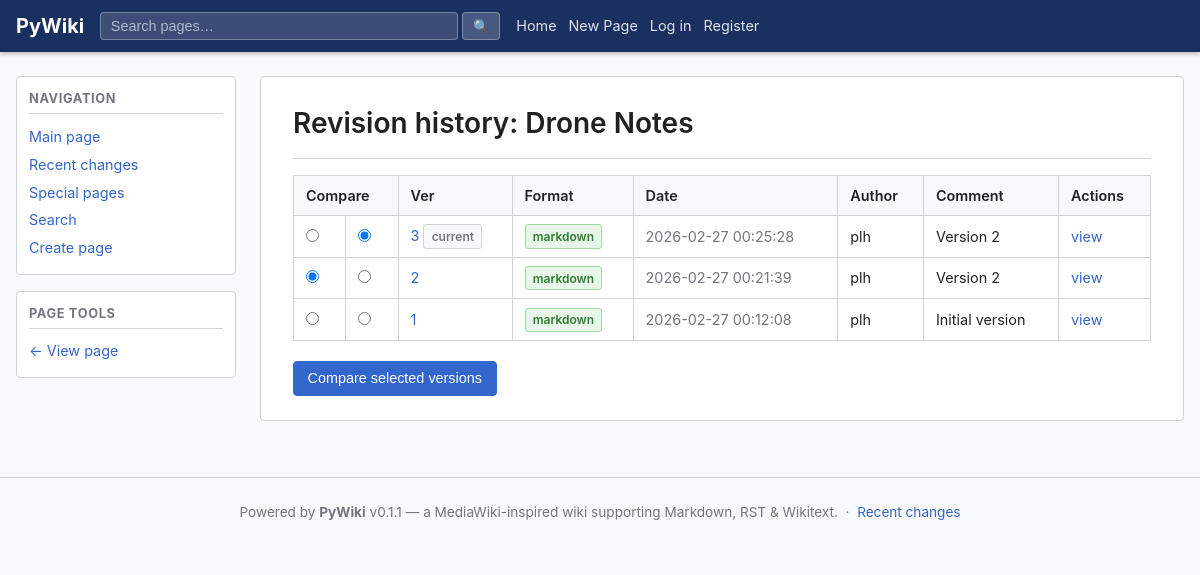
Page /wiki/Main/drone-notes/history on the earlier database version.
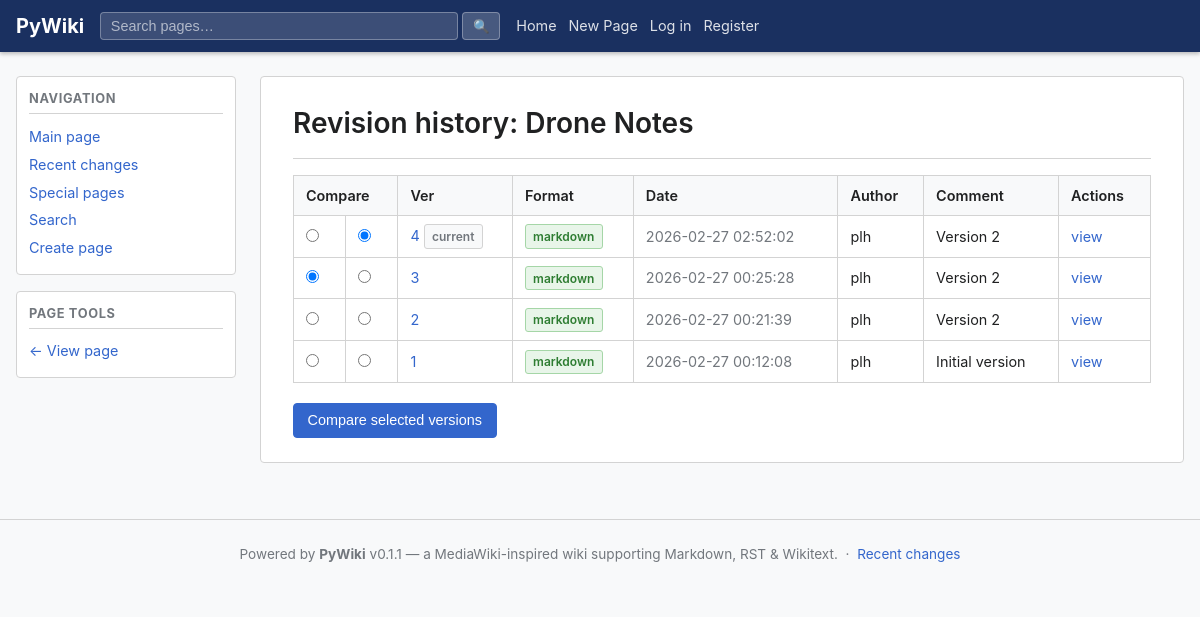
Same page on the later database version.
### app/models/models.py (models this page shows, shortened)
class Page(Base):
    __tablename__ = "pages"
    __table_args__ = (
        UniqueConstraint("namespace_id", "slug", name="uq_pages_ns_slug"),
    )
    id:           Mapped[str]        = _uuid_col(primary_key=True)
    namespace_id: Mapped[str]        = mapped_column(String(36), ForeignKey("namespaces.id", ondelete="CASCADE"), nullable=False, index=True)
    title:        Mapped[str]        = mapped_column(String(512), nullable=False, index=True)
    slug:         Mapped[str]        = mapped_column(String(512), nullable=False, index=True)
    created_by:   Mapped[str | None] = mapped_column(String(36), ForeignKey("users.id"), nullable=True)
    created_at:   Mapped[datetime]   = mapped_column(DateTime(timezone=True), default=_utcnow)
    namespace:   Mapped["Namespace"]           = relationship(back_populates="pages")
    creator:     Mapped["User | None"]         = relationship(foreign_keys=[created_by])
    versions:    Mapped[list["PageVersion"]]   = relationship(
        back_populates="page",
        cascade="all, delete-orphan",
        order_by="PageVersion.version",
    )
    attachments: Mapped[list["Attachment"]]   = relationship(back_populates="page", cascade="all, delete-orphan")

class PageVersion(Base):
    __tablename__ = "page_versions"
    __table_args__ = (
        UniqueConstraint("page_id", "version", name="uq_page_versions_page_ver"),
        Index("ix_page_versions_page_latest", "page_id", "version"),
    )
    id:         Mapped[str]        = _uuid_col(primary_key=True)
    page_id:    Mapped[str]        = mapped_column(String(36), ForeignKey("pages.id", ondelete="CASCADE"), nullable=False, index=True)
    version:    Mapped[int]        = mapped_column(Integer, nullable=False)
    content:    Mapped[str]        = mapped_column(Text, nullable=False, default="")
    format:     Mapped[str]        = mapped_column(String(16), nullable=False, default="markdown")
    rendered:   Mapped[str | None] = mapped_column(Text, nullable=True)
    author_id:  Mapped[str | None] = mapped_column(String(36), ForeignKey("users.id"), nullable=True)
    comment:    Mapped[str]        = mapped_column(String(512), default="", nullable=False)
    created_at: Mapped[datetime]   = mapped_column(DateTime(timezone=True), default=_utcnow)
    page:   Mapped["Page"]       = relationship(back_populates="versions")
    author: Mapped["User | None"] = relationship(back_populates="page_versions")

class User(Base):
    __tablename__ = "users"
    id:           Mapped[str]  = _uuid_col(primary_key=True)
    username:     Mapped[str]  = mapped_column(String(64),  unique=True, nullable=False, index=True)
    email:        Mapped[str]  = mapped_column(String(255), unique=True, nullable=False, index=True)
    display_name: Mapped[str]  = mapped_column(String(128), nullable=False, default="")
    password_hash:Mapped[str]  = mapped_column(String(255), nullable=False)
    is_active:    Mapped[bool] = mapped_column(Boolean, default=True, nullable=False)
    is_admin:     Mapped[bool] = mapped_column(Boolean, default=False, nullable=False)
    created_at:   Mapped[datetime] = mapped_column(DateTime(timezone=True), default=_utcnow)
    updated_at:   Mapped[datetime] = mapped_column(DateTime(timezone=True), default=_utcnow, onupdate=_utcnow)
    page_versions: Mapped[list["PageVersion"]] = relationship(back_populates="author")
    attachments:   Mapped[list["Attachment"]]  = relationship(back_populates="uploaded_by_user")

### app/ui/views.py (the view)
@router.get("/wiki/{namespace_name}/{slug}/history", response_class=HTMLResponse)
async def page_history(
    request: Request,
    namespace_name: str,
    slug: str,
    db: AsyncSession = Depends(get_db),
):
    user, new_token = await _current_user(request, db)
    page, _ = await page_svc.get_page(db, namespace_name, slug)
    versions = await page_svc.get_page_history(db, namespace_name, slug)
    resp = templates.TemplateResponse(
        request,
        "page_history.html",
        _ctx(user,
             page=page,
             versions=versions,
             namespace_name=namespace_name),
    )
    _apply_new_token(resp, new_token, get_settings().access_token_expire_minutes)
    return resp

### app/templates/page_history.html (shortened to what this page needs)
{% extends "base.html" %}
{% block sidebar_extra %}
<div class="sidebar-section">
  <h3>Page tools</h3>
  <ul>
    <li><a href="/wiki/{{ namespace_name }}/{{ page.slug }}">← View page</a></li>
  </ul>
</div>
{% endblock %}
{% block content %}
<div class="page-header">
  <h1>Revision history: {{ page.title }}</h1>
</div>
<form id="diff-form" action="" method="get">
  <table class="wiki-table history-table">
    <thead>
      <tr>
        <th colspan="2">Compare</th>
        <th>Ver</th>
        <th>Format</th>
        <th>Date</th>
        <th>Author</th>
        <th>Comment</th>
        <th>Actions</th>
      </tr>
    </thead>
    <tbody>
      {% for v in versions %}
      <tr>
        <td><input type="radio" name="from_ver" value="{{ v.version }}"
                   {% if loop.index == 2 %}checked{% endif %} /></td>
        <td><input type="radio" name="to_ver" value="{{ v.version }}"
                   {% if loop.first %}checked{% endif %} /></td>
        <td>
          <a href="/wiki/{{ namespace_name }}/{{ page.slug }}?version={{ v.version }}">
            {{ v.version }}
          </a>
          {% if loop.first %}<span class="badge">current</span>{% endif %}
        </td>
        <td><span class="badge badge-{{ v.format }}">{{ v.format }}</span></td>
        <td class="ts">{{ v.created_at.strftime('%Y-%m-%d %H:%M:%S') }}</td>
        <td>{{ v.author.username if v.author else '—' }}</td>
        <td>{{ v.comment or '—' }}</td>
        <td>
          <a href="/wiki/{{ namespace_name }}/{{ page.slug }}?version={{ v.version }}">view</a>
        </td>
      </tr>
      {% else %}
      <tr><td colspan="8" class="muted">No versions found.</td></tr>
      {% endfor %}
    </tbody>
  </table>
  {% if versions | length >= 2 %}
  <div class="form-actions">
    <button class="btn btn-primary" type="button" onclick="goDiff()">Compare selected versions</button>
  </div>
  {% endif %}
</form>
{% endblock %}

### app/templates/base.html (shortened to what this page needs)
<!DOCTYPE html>
<html lang="en">
<head>
  <link rel="stylesheet" href="/static/css/wiki.css" />
</head>
<body class="{% block body_class %}{% endblock %}">
<nav class="navbar">
  <div class="nav-inner">
    <a class="nav-logo" href="/">{{ site_name }}</a>
    <form class="nav-search" action="/search" method="get">
      <input type="search" name="q" placeholder="Search pages…" autocomplete="off" />
      <button type="submit">🔍</button>
    </form>
    <div class="nav-links">
      <a href="/">Home</a>
      <a href="/create">New Page</a>
      {% if user %}
        <span class="nav-user">{{ user.display_name or user.username }}</span>
        {% if user.is_admin %}<a href="/admin">Admin</a>{% endif %}
        <a href="/logout">Log out</a>
      {% else %}
        <a href="/login">Log in</a>
        <a href="/register">Register</a>
      {% endif %}
    </div>
  </div>
</nav>
<div class="page-wrapper">
  <aside class="sidebar">
    <div class="sidebar-section">
      <h3>Navigation</h3>
      <ul>
        <li><a href="/">Main page</a></li>
        <li><a href="/recent">Recent changes</a></li>
        <li><a href="/special">Special pages</a></li>
        <li><a href="/search">Search</a></li>
        <li><a href="/create">Create page</a></li>
      </ul>
    </div>
    {% block sidebar_extra %}{% endblock %}
  </aside>
  <main class="content">
    {% block content %}{% endblock %}
  </main>
</div>
<footer class="site-footer">
  <p>
    Powered by <strong>{{ site_name }}</strong> v{{ app_version }} &mdash;
    a MediaWiki-inspired wiki supporting Markdown, RST &amp; Wikitext.
    &nbsp;·&nbsp; <a href="/recent">Recent changes</a>
  </p>
</footer>
</body>
</html>

### app/static/css/wiki.css (style rules this page uses)
:root { --bg: #ffffff; --bg-alt: #f8f9fa; --border: #d3d3d3; --text: #202122; --muted: #72777d; --accent: #3366cc; --accent-hov: #2a4f9a; --danger: #cc3333; --success: #228822; --warn: #f5a623; --nav-bg: #1a3060; --nav-text: #ffffff; --sidebar-w: 220px; --max-w: 1200px; }
*, *::before, *::after { box-sizing: border-box; margin: 0; padding: 0; }
body { font-family: -apple-system, BlinkMacSystemFont, "Segoe UI", Roboto, sans-serif; font-size: 15px; line-height: 1.6; color: var(--text); background: var(--bg-alt); }
a { color: var(--accent); text-decoration: none; }
.navbar { background: var(--nav-bg); color: var(--nav-text); position: sticky; top: 0; z-index: 100; box-shadow: 0 2px 4px rgba(0,0,0,.25); }
.nav-inner { max-width: var(--max-w); margin: 0 auto; padding: 0 1rem; height: 52px; display: flex; align-items: center; gap: 1rem; }
.nav-logo { font-size: 1.25rem; font-weight: 700; color: var(--nav-text); white-space: nowrap; text-decoration: none; }
.nav-search { flex: 1; max-width: 400px; display: flex; gap: 0.25rem; }
.nav-search input { flex: 1; padding: 0.3rem 0.6rem; border: 1px solid rgba(255,255,255,.3); border-radius: 4px; background: rgba(255,255,255,.15); color: var(--nav-text); font-size: 0.9rem; }
.nav-search input::placeholder { color: rgba(255,255,255,.6); }
.nav-search button { padding: 0.3rem 0.6rem; background: rgba(255,255,255,.2); border: 1px solid rgba(255,255,255,.3); border-radius: 4px; color: var(--nav-text); cursor: pointer; }
.nav-links { display: flex; align-items: center; gap: 0.75rem; white-space: nowrap; }
.nav-links a { color: rgba(255,255,255,.85); font-size: 0.9rem; }
.page-wrapper { max-width: var(--max-w); margin: 0 auto; padding: 1.5rem 1rem; display: flex; gap: 1.5rem; align-items: flex-start; }
.sidebar { width: var(--sidebar-w); flex-shrink: 0; position: sticky; top: 60px; }
.sidebar-section { background: var(--bg); border: 1px solid var(--border); border-radius: 4px; padding: 0.75rem; margin-bottom: 1rem; }
.sidebar-section h3 { font-size: 0.8rem; text-transform: uppercase; letter-spacing: .05em; color: var(--muted); margin-bottom: 0.5rem; border-bottom: 1px solid var(--border); padding-bottom: 0.25rem; }
.sidebar-section ul { list-style: none; }
.sidebar-section li { padding: 0.15rem 0; font-size: 0.9rem; }
.content { flex: 1; min-width: 0; background: var(--bg); border: 1px solid var(--border); border-radius: 4px; padding: 1.5rem 2rem; }
.page-header { display: flex; align-items: flex-start; justify-content: space-between; flex-wrap: wrap; gap: 0.5rem; margin-bottom: 1rem; padding-bottom: 0.75rem; border-bottom: 1px solid var(--border); }
.page-header h1 { font-size: 1.75rem; font-weight: 600; }
.btn { display: inline-block; padding: 0.35rem 0.85rem; border: 1px solid var(--border); border-radius: 4px; background: var(--bg-alt); color: var(--text); font-size: 0.9rem; cursor: pointer; text-decoration: none; line-height: 1.5; }
.btn-primary { background: var(--accent); color: #fff; border-color: var(--accent); }
.form-actions { display: flex; gap: 0.5rem; margin-top: 1.25rem; }
.wiki-table { width: 100%; border-collapse: collapse; font-size: 0.9rem; }
.wiki-table th, .wiki-table td { padding: 0.5rem 0.75rem; border: 1px solid var(--border); text-align: left; }
.wiki-table th { background: var(--bg-alt); font-weight: 600; }
.ts { white-space: nowrap; color: var(--muted); }
.badge { display: inline-block; padding: 0.1rem 0.45rem; border-radius: 3px; font-size: 0.75rem; font-weight: 600; background: var(--bg-alt); border: 1px solid var(--border); color: var(--muted); }
.badge-markdown { background: #e8f5e9; border-color: #a5d6a7; color: #2e7d32; }
.history-table input[type="radio"] { cursor: pointer; }
.site-footer { text-align: center; padding: 1.5rem; color: var(--muted); font-size: 0.85rem; border-top: 1px solid var(--border); margin-top: 2rem; }

Differences in the rows shown:
added PageVersion: to_ver "☑", version "4", shows "current", format "markdown", created_at "2026-02-27 02:52:02", author "plh", comment "Version 2"
changed PageVersion (number 2 of 4 on the later page): from_ver "☐" → "☑"; to_ver "☑" → "☐"; no longer shows "current"
computed for PageVersion (number 3 of 4 on the later page): from_ver "☑" → "☐"
